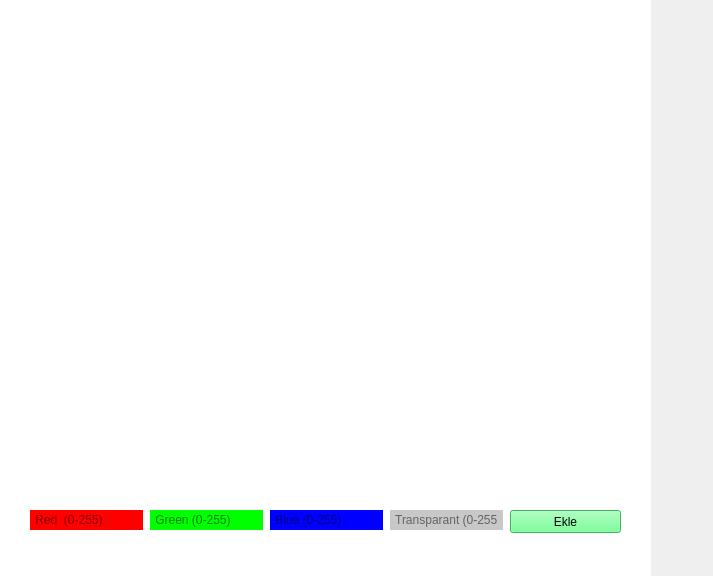
<?xml version="1.0" encoding="UTF-8"?>
<ui version="4.0">
 <class>Form</class>
 <widget class="QWidget" name="Form">
  <property name="geometry">
   <rect>
    <x>0</x>
    <y>0</y>
    <width>713</width>
    <height>576</height>
   </rect>
  </property>
  <property name="windowTitle">
   <string>Form</string>
  </property>
  <widget class="QLabel" name="label">
   <property name="geometry">
    <rect>
     <x>0</x>
     <y>0</y>
     <width>651</width>
     <height>581</height>
    </rect>
   </property>
   <property name="styleSheet">
    <string notr="true">background-color: rgb(255, 255, 255);</string>
   </property>
   <property name="text">
    <string/>
   </property>
  </widget>
  <widget class="QLabel" name="img_lbl">
   <property name="geometry">
    <rect>
     <x>30</x>
     <y>40</y>
     <width>571</width>
     <height>381</height>
    </rect>
   </property>
   <property name="styleSheet">
    <string notr="true">image: url(:/img/img.jpg);</string>
   </property>
   <property name="text">
    <string/>
   </property>
  </widget>
  <widget class="QLineEdit" name="lineEdit">
   <property name="geometry">
    <rect>
     <x>30</x>
     <y>510</y>
     <width>113</width>
     <height>20</height>
    </rect>
   </property>
   <property name="styleSheet">
    <string notr="true">background-color: rgb(255, 0, 0);
border:none;</string>
   </property>
   <property name="placeholderText">
    <string> Red  (0-255)</string>
   </property>
  </widget>
  <widget class="QLineEdit" name="lineEdit_2">
   <property name="geometry">
    <rect>
     <x>150</x>
     <y>510</y>
     <width>113</width>
     <height>20</height>
    </rect>
   </property>
   <property name="styleSheet">
    <string notr="true">background-color: rgb(0, 255, 0);
border:none;</string>
   </property>
   <property name="placeholderText">
    <string> Green (0-255)</string>
   </property>
  </widget>
  <widget class="QLineEdit" name="lineEdit_3">
   <property name="geometry">
    <rect>
     <x>270</x>
     <y>510</y>
     <width>113</width>
     <height>20</height>
    </rect>
   </property>
   <property name="styleSheet">
    <string notr="true">background-color: rgb(0, 0, 255);
border:none;</string>
   </property>
   <property name="placeholderText">
    <string> Blue (0-255)</string>
   </property>
  </widget>
  <widget class="QLineEdit" name="lineEdit_4">
   <property name="geometry">
    <rect>
     <x>390</x>
     <y>510</y>
     <width>113</width>
     <height>20</height>
    </rect>
   </property>
   <property name="styleSheet">
    <string notr="true">border:none;
background-color: rgb(200, 200, 200);</string>
   </property>
   <property name="placeholderText">
    <string> Transparant (0-255</string>
   </property>
  </widget>
  <widget class="QPushButton" name="pushButton">
   <property name="geometry">
    <rect>
     <x>510</x>
     <y>510</y>
     <width>111</width>
     <height>23</height>
    </rect>
   </property>
   <property name="styleSheet">
    <string notr="true">background-color: rgb(85, 255, 127);</string>
   </property>
   <property name="text">
    <string>Ekle</string>
   </property>
  </widget>
 </widget>
 <resources>
  <include location="sad.qrc"/>
 </resources>
 <connections/>
</ui>
